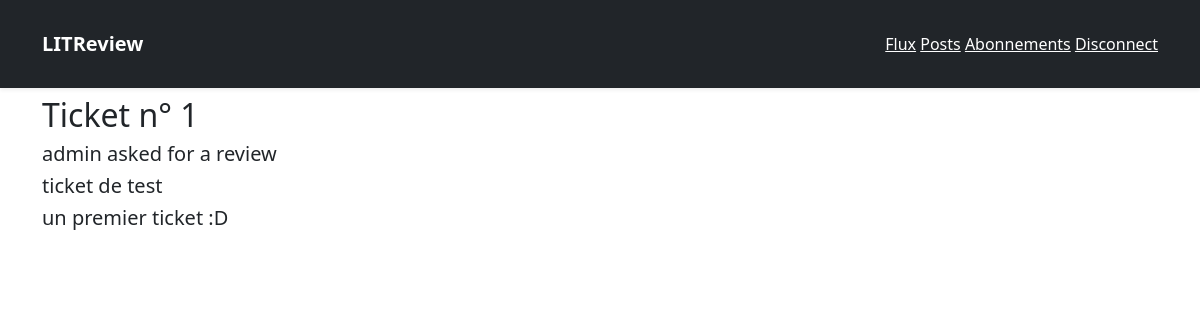
/reviews/1/ (signed in), run on an earlier commit of the app's database.
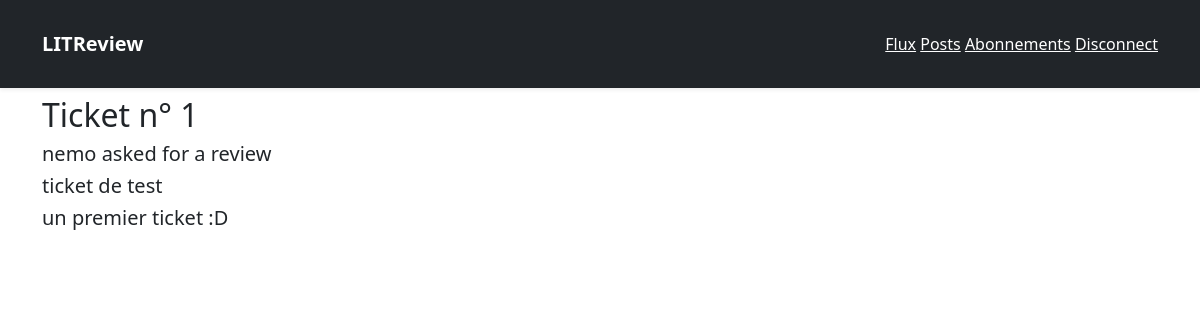
And on a later commit of the database.
### reviews/models.py (models this page shows)
class Ticket(models.Model):
    title = models.CharField(max_length=128)
    description = models.TextField(max_length=2048)
    user = models.ForeignKey(settings.AUTH_USER_MODEL, on_delete=models.CASCADE)
    image = models.ImageField(null=True, blank=True)
    time_created = models.DateTimeField(auto_now_add=True)

### reviews/views.py (the view)
# urls.py: path('<int:ticket_id>/', views.view_ticket, name='viewticket'),
@login_required
def view_ticket(request, ticket_id):
    ticket = get_object_or_404(Ticket, pk=ticket_id)
    return render(request, 'reviews/viewticket.html', locals())

### reviews/templates/reviews/viewticket.html
{% extends 'base.html' %}
{% block content %}
<div class="align-center">
    <h2>Ticket n° {{ ticket.id }}</h2>
</div>
<div>
    <h5>{{ ticket.user }} asked for a review</h5>
    <h5>{{ ticket.title }}</h5>
    <h5>{{ ticket.description }}</h5>
</div>
{% endblock content %}

What changed in the data, as far as the page shows it:
changed Ticket "ticket de test": user "admin" → "nemo"
